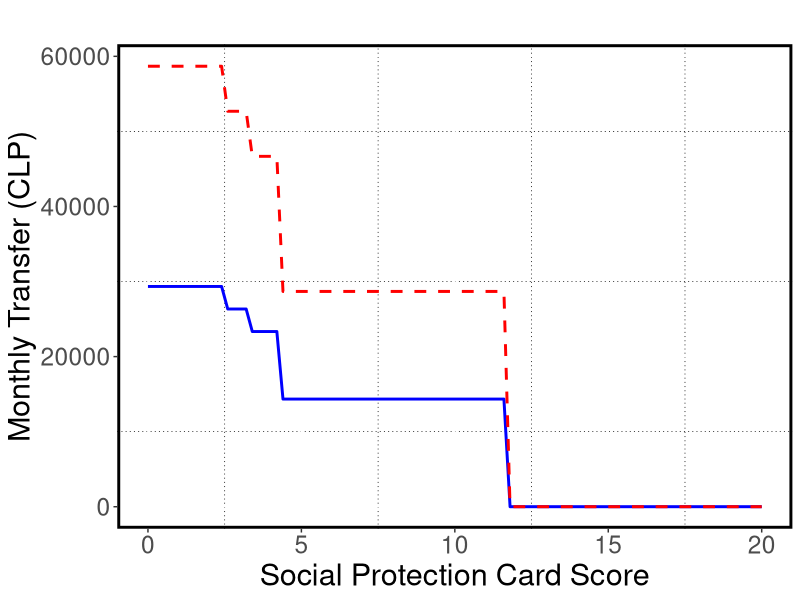
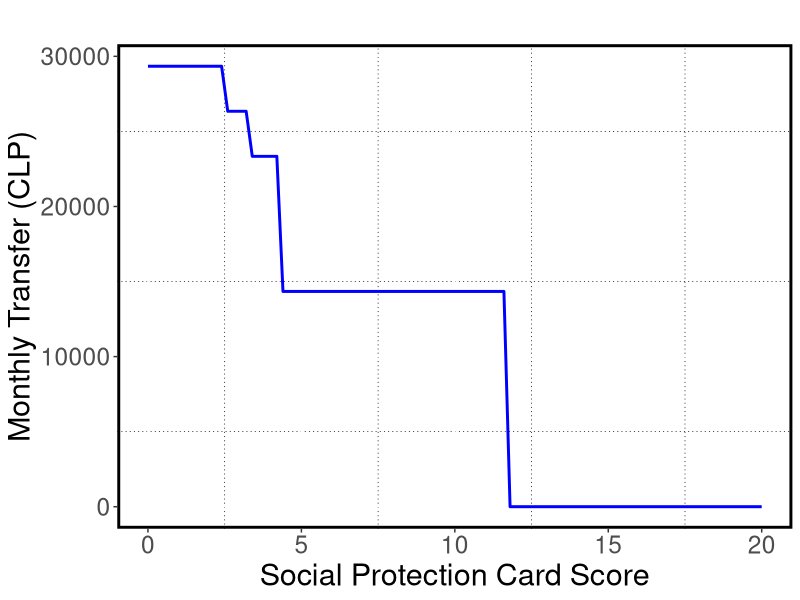
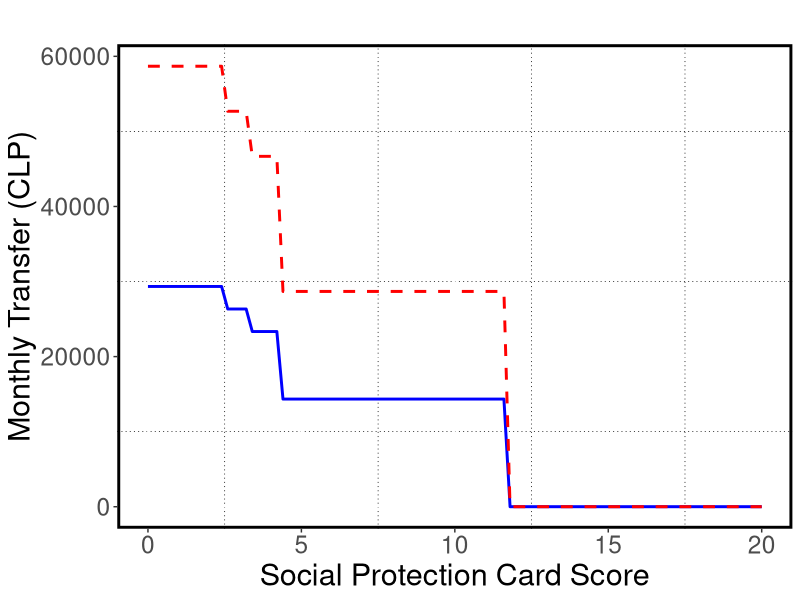
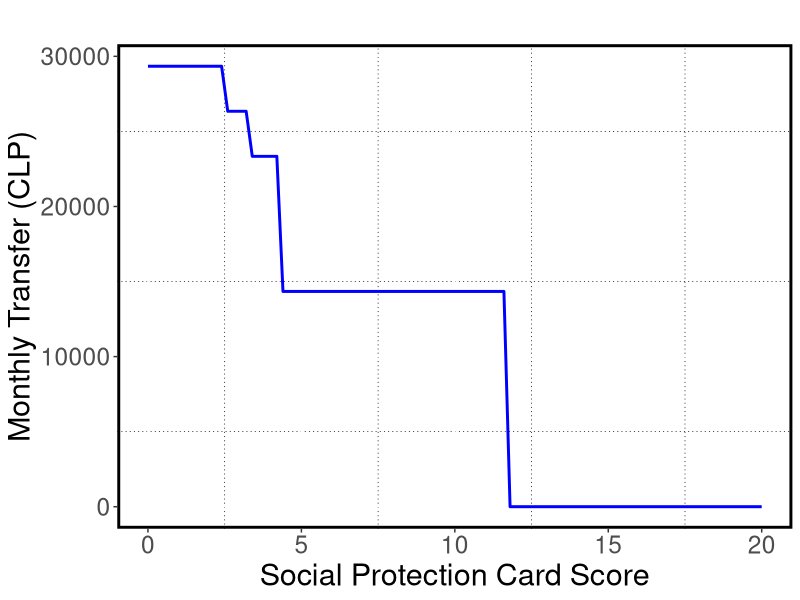

The R script that drew these images, in order:
library(ggplot2)
p <- ggplot(data = data.frame(x = 0), mapping = aes(x = x))



#Two members and 4 years
fun.1 <- function(x) {
  
  
  asignacion=0
  bonobase=0
  suf=0
  #First, bono de asignacion social
  
  asignacion=7500*2*(x<2.515)+ 
            6000*2*(x<3.207)*(x>2.515)+
            4500*2*(x<4.213)*(x>3.207)
  
  bonobase=7170*2*(x<1.515)*0
  
  suf=7170*2*(x<11.734)
  #total subsidies
  total=suf+bonobase+asignacion
  return(total)
}



#four members and 1 month
fun.2 <- function(x) {
  
  
  asignacion=0
  bonobase=0
  suf=0
  #First, bono de asignacion social
  
  asignacion=7500*4*(x<2.515)+ 
    6000*4*(x<3.207)*(x>2.515)+
    4500*4*(x<4.213)*(x>3.207)
  
  bonobase=13591*4*(x<1.515)*0
  
  suf=7170*4*(x<11.734)
  #total subsidies
  total=suf+bonobase+asignacion
  return(total)
}


p <- ggplot(data = data.frame(x = 0), mapping = aes(x = x))
p<-p + stat_function(fun = fun.1,color="blue",size=1) +  stat_function(fun = fun.2,color="red",size=1,linetype = 2)+xlim(0,20)
p<-p+labs(title="",x="Social Protection Card Score", y="Monthly Transfer (CLP)")
p<-p + theme(
  plot.title = element_text(size = rel(2)),
  axis.title=element_text(size = rel(2)),
  axis.text.x=element_text(size = rel(2)),
  axis.text.y=element_text(size = rel(2)),
  legend.text=element_text(size = rel(2)),
  legend.title=element_text(size=rel(0)),
  panel.background = element_rect(fill = "white"),
  panel.grid.minor = element_line(linetype = "dotted",color="black"),
  panel.border = element_rect(fill = NA, colour = "black", size = 2)
  )

setwd("/Users/rodrigoazuero/Dropbox/BACKUPRODRIGO/Research/Chile/Figures/subsidyschedule")
p
dev.set()
png(file="Subsidies.png")
p
dev.off()



#Using only the blue line



p <- ggplot(data = data.frame(x = 0), mapping = aes(x = x))
p<-p + stat_function(fun = fun.1,color="blue",size=1) +xlim(0,20)
p<-p+labs(title="",x="Social Protection Card Score", y="Monthly Transfer (CLP)")
p<-p + theme(
  plot.title = element_text(size = rel(2)),
  axis.title=element_text(size = rel(2)),
  axis.text.x=element_text(size = rel(2)),
  axis.text.y=element_text(size = rel(2)),
  legend.text=element_text(size = rel(2)),
  legend.title=element_text(size=rel(0)),
  panel.background = element_rect(fill = "white"),
  panel.grid.minor = element_line(linetype = "dotted",color="black"),
  panel.border = element_rect(fill = NA, colour = "black", size = 2)
)

setwd("/Users/rodrigoazuero/Dropbox/BACKUPRODRIGO/Research/Chile/Figures/subsidyschedule")
p
dev.set()
png(file="Subsidies2.png")
p
dev.off()



